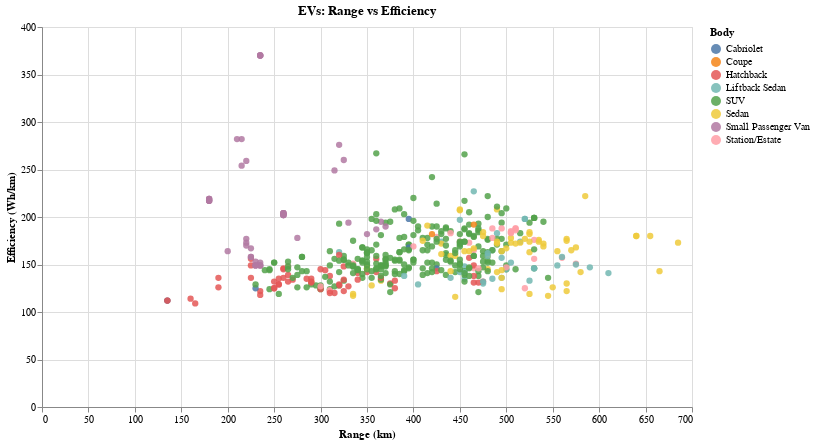

The cell this chart's notebook holds for it:
### Markdown cell above
### How do electric vehicles from different brands and body types compare in terms of driving range and energy efficiency?

### Code cell
import altair as alt
import pandas as pd

for c in ['brand','car_body_type','drivetrain']:
    if c in df.columns:
        df[c] = df[c].fillna('Unknown')

brands      = sorted(df['brand'].unique().tolist())
bodies      = sorted(df['car_body_type'].unique().tolist())
selectEV = alt.selection_single(
    name='Select',
    fields=['brand', 'car_body_type'],
    bind={
        'brand':        alt.binding_select(options=brands,      name='Brand: '),
        'car_body_type':alt.binding_select(options=bodies,      name='Body: ')
    }
)

chart = (
    alt.Chart(df)
      .mark_circle(size=40)
      .add_selection(selectEV)
      .encode(
          x=alt.X('range_km:Q', title='Range (km)'),
          y=alt.Y('efficiency_wh_per_km:Q', title='Efficiency (Wh/km)'),
          color=alt.Color('car_body_type:N', title='Body'),
          tooltip=['brand:N','model:N','car_body_type:N',
                   'range_km:Q','efficiency_wh_per_km:Q','battery_capacity_kWh:Q'],
          # highlight when the current row matches all chosen field values
          opacity=alt.condition(selectEV, alt.value(0.85), alt.value(0.12))
      )
      .properties(width=650, height=380, title='EVs: Range vs Efficiency')
)

chart

### Figure 1 — Vega-Lite specification as saved in the notebook (floating-point values rounded to 4 significant figures; data arrays with more than 128 entries replaced by an {"elided": "..."} marker saying what was removed)
{"config": {"view": {"continuousWidth": 300, "continuousHeight": 300}}, "data": {"name": "data-a6996523ec400329b91aee5b2c7c6a0f"}, "mark": {"type": "circle", "size": 40}, "encoding": {"color": {"field": "car_body_type", "title": "Body", "type": "nominal"}, "opacity": {"condition": {"param": "Select", "value": 0.85}, "value": 0.12}, "tooltip": [{"field": "brand", "type": "nominal"}, {"field": "model", "type": "nominal"}, {"field": "car_body_type", "type": "nominal"}, {"field": "range_km", "type": "quantitative"}, {"field": "efficiency_wh_per_km", "type": "quantitative"}, {"field": "battery_capacity_kWh", "type": "quantitative"}], "x": {"field": "range_km", "title": "Range (km)", "type": "quantitative"}, "y": {"field": "efficiency_wh_per_km", "title": "Efficiency (Wh/km)", "type": "quantitative"}}, "height": 380, "params": [{"name": "Select", "select": {"type": "point", "fields": ["brand", "car_body_type"]}, "bind": {"brand": {"input": "select", "options": ["Abarth", "Aiways", "Alfa", "Alpine", "Audi", "BMW", "BYD", "CUPRA", "Cadillac", "Citroen", "DS", "Dacia", "Dongfeng", "Elaris", "Fiat", "Ford", "GWM", "Genesis", "Honda", "Hongqi", "Hyundai", "Jaguar", "Jeep", "KGM", "Kia", "Lancia", "Leapmotor", "Lexus", "Lotus", "Lucid", "Lynk&Co", "MG", "Maserati", "Maxus", "Mazda", "Mercedes-Benz", "Mini", "NIO", "Nissan", "Omoda", "Opel", "Peugeot", "Polestar", "Porsche", "Renault", "Rolls-Royce", "Skoda", "Skywell", "Smart", "Subaru", "Tesla", "Toyota", "VinFast", "Volkswagen", "Volvo", "Voyah", "XPENG", "Zeekr", "firefly"], "name": "Brand: "}, "car_body_type": {"input": "select", "options": ["Cabriolet", "Coupe", "Hatchback", "Liftback Sedan", "SUV", "Sedan", "Small Passenger Van", "Station/Estate"], "name": "Body: "}}}], "title": "EVs: Range vs Efficiency", "width": 650, "$schema": "https://vega.github.io/schema/vega-lite/v5.8.0.json", "datasets": {"data-a6996523ec400329b91aee5b2c7c6a0f": {"elided": "478 records"}}}
